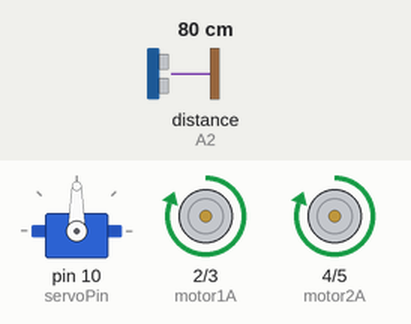
Simulated run of this sketch. Board: Arduino Uno, built with avr-gcc and run on an emulated ATmega328P. On the bench: servo, motor-driver pin pairs drawn as motors (green arrow = first pin HIGH = forward, orange = second pin HIGH = backward, longer = more drive). Wiring (inferred from the names in the program): ultrasonic range finder: trigger A1; echo A2. The inputs (shaded band) are chosen by the test bench; at power-on: distance to the obstacle (sensor on A2) 80 cm. The echo pulse lasts 58.3 µs per cm.

Above: at 1.2 s.
1.3 s: distance to the obstacle (sensor on A2) set to 18 cm
2.8 s: distance to the obstacle (sensor on A2) set to 15 cm
At 4.1 s:
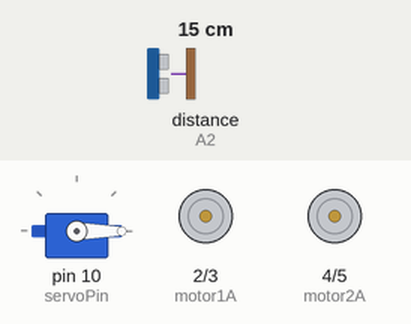
5.8 s: distance to the obstacle (sensor on A2) set to 35 cm
At 6.5 s:
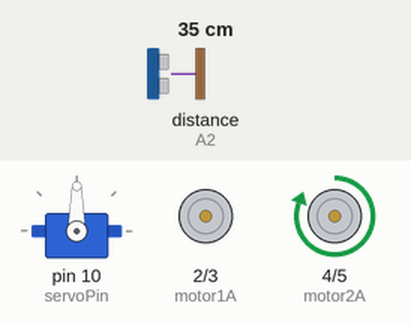
8.3 s: distance to the obstacle (sensor on A2) set to 2 cm
At 10.6 s:
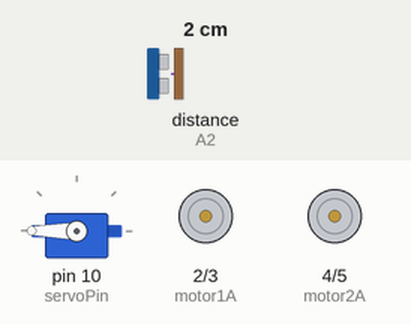
Timing chart, 0 to 12.3 s (numbered marks = the images above; inputs shaded):
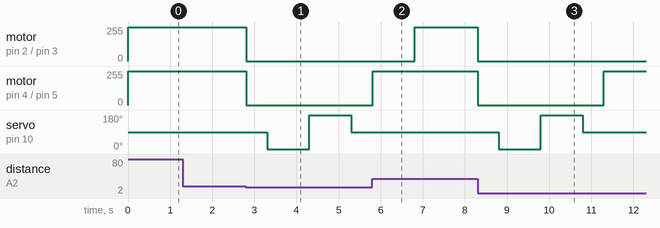

The sketch:

full_code.ino
```cpp
#include <Servo.h>

// Pin definitions
#define trigPin A1        // Trig pin of the Ultrasonic Sensor
#define echoPin A2        // Echo pin of the Ultrasonic Sensor
#define servoPin 10      // Servo motor pin
#define motor1A 2        // Motor 1 input A
#define motor1B 3        // Motor 1 input B
#define motor2A 4        // Motor 2 input A
#define motor2B 5        // Motor 2 input B

Servo myServo;

void setup() {
    Serial.begin(9600);

    // Initialize ultrasonic sensor pins
    pinMode(trigPin, OUTPUT);
    pinMode(echoPin, INPUT);

    // Initialize motor pins
    pinMode(motor1A, OUTPUT);
    pinMode(motor1B, OUTPUT);
    pinMode(motor2A, OUTPUT);
    pinMode(motor2B, OUTPUT);

    // Attach the servo
    myServo.attach(servoPin);
}

void loop() {
    int distance = getDistance();  // Measure distance

    if (distance <= 15) {  // If obstacle is closer than 15 cm
        stopMotors();
        delay(500);  // Short pause
        avoidObstacle();  // Call obstacle avoidance function
    } else {
        moveForward();
    }
}

// Function to measure distance with ultrasonic sensor
int getDistance() {
    digitalWrite(trigPin, LOW);
    delayMicroseconds(2);
    digitalWrite(trigPin, HIGH);
    delayMicroseconds(10);
    digitalWrite(trigPin, LOW);

    long duration = pulseIn(echoPin, HIGH);
    int distance = duration * 0.034 / 2;  // Convert to cm
    return distance;
}

// Function to move forward
void moveForward() {
    digitalWrite(motor1A, HIGH);  // Left motor forward
    digitalWrite(motor1B, LOW);
    digitalWrite(motor2A, HIGH);  // Right motor forward
    digitalWrite(motor2B, LOW);
}

// Function to stop motors
void stopMotors() {
    digitalWrite(motor1A, LOW);
    digitalWrite(motor1B, LOW);
    digitalWrite(motor2A, LOW);
    digitalWrite(motor2B, LOW);
}

// Function to turn right
void turnRight() {
    digitalWrite(motor1A, LOW);  // Left motor stops
    digitalWrite(motor1B, LOW);
    digitalWrite(motor2A, HIGH);  // Right motor forward
    digitalWrite(motor2B, LOW);
}

// Function to turn left
void turnLeft() {
    digitalWrite(motor1A, HIGH);  // Left motor forward
    digitalWrite(motor1B, LOW);
    digitalWrite(motor2A, LOW);  // Right motor stops
    digitalWrite(motor2B, LOW);
}

// Function to avoid obstacle
void avoidObstacle() {
    myServo.write(0);       // Turn servo to the left
    delay(500);
    int leftDistance = getDistance();
    delay(500);

    myServo.write(180);     // Turn servo to the right
    delay(500);
    int rightDistance = getDistance();
    delay(500);

    myServo.write(90);      // Center the servo
    delay(500);

    if (leftDistance > rightDistance) {
        turnLeft();
    } else {
        turnRight();
    }
    delay(1000);
    stopMotors();
}
```

Measured:
- the behaviour switches between 17 and 16 cm on distance to the obstacle (sensor on A2) (found by bisection; images 0 and 1)
- after the input at 1.3 s, every drawn part: stays the same
- after the input at 2.8 s, motor on pin 2 (motor1A) / pin 3 (motor1B), motor on pin 4 (motor2A) / pin 5 (motor2B): forward 255/255 → stopped at once; servo on pin 10 (servoPin): 90° → 0° after 0.50 s, → 180° 1.0 s later, → 90° 1.0 s later
- after the input at 5.8 s, motor on pin 2 (motor1A) / pin 3 (motor1B): stopped → forward 255/255 after 1.0 s; motor on pin 4 (motor2A) / pin 5 (motor2B): goes on until 5.8 s, then stays forward 255/255; servo on pin 10 (servoPin): stays 90° (without the input it goes to 0° after 1.5 s)
- after the input at 8.3 s, motor on pin 2 (motor1A) / pin 3 (motor1B): forward 255/255 → stopped at once; motor on pin 4 (motor2A) / pin 5 (motor2B): forward 255/255 → stopped at once, → forward 255/255 3.0 s later; servo on pin 10 (servoPin): 90° → 0° after 0.50 s, → 180° 1.0 s later, → 90° 1.0 s later
